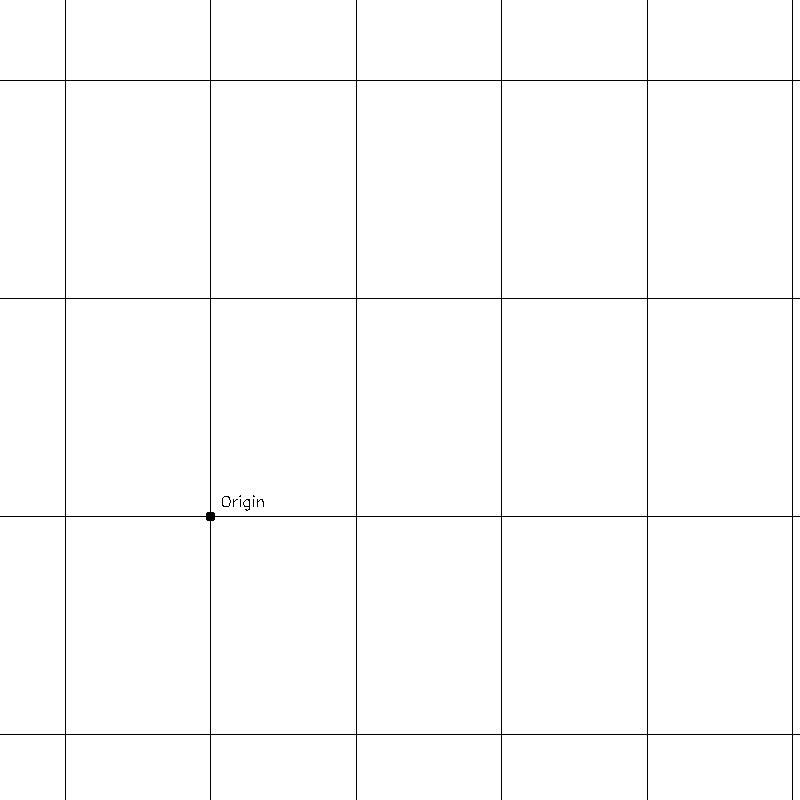
#> input picture test2.jpeg, 800 x 800 px, given in place of 7130.jpg, which was not available
$ python deepseek.py ../test2.jpeg ../test3.jpeg
#> lines starting #> are read from the running program, lines starting #| are printed output that depends on the picture; after the words box and inside, x2 and y2 are one past the last pixel; in counts of white or black regions, pixels touching at a corner belong together; pictures that were not available may be replaced by others from this repository, and a replacement may not be noted
import cv2
import numpy as np
from sklearn.cluster import KMeans
import matplotlib.pyplot as plt

def circular_mean(angles):
    """Compute circular mean for angles in [0, π)"""
    # FIX: This function is correct and essential for averaging angles.
    double_angles = 2 * np.array(angles)
    C = np.mean(np.cos(double_angles))
    S = np.mean(np.sin(double_angles))
    mean_double = np.arctan2(S, C)
    return (mean_double / 2) % np.pi

def merge_similar_lines(lines, rho_threshold=5, angle_threshold=np.pi/180 * 5):
    """Merge lines that are very close in (rho, theta)"""
    if lines is None or len(lines) == 0:
        return np.array([])

    lines = np.array(lines)
    # Ensure all thetas are in [0, pi) for consistency
    lines[:, 0][lines[:, 0] < 0] *= -1
    lines[:, 1][lines[:, 0] < 0] = (lines[:, 1][lines[:, 0] < 0] + np.pi) % np.pi
    lines[:, 1] = lines[:, 1] % np.pi

    used = np.zeros(len(lines), dtype=bool)
    merged_lines = []

    for i in range(len(lines)):
        if used[i]:
            continue

        rho_i, theta_i = lines[i]
        group_indices = [i]
        for j in range(i + 1, len(lines)):
            if used[j]:
                continue

            rho_j, theta_j = lines[j]
            angle_diff = abs(theta_i - theta_j)
            # Handle angle wrap-around at 0 and pi
            angle_diff = min(angle_diff, np.pi - angle_diff)

            if angle_diff < angle_threshold and abs(rho_i - rho_j) < rho_threshold:
                group_indices.append(j)

        group_lines = lines[group_indices]
        avg_rho = np.mean(group_lines[:, 0])
        # FIX: Use circular mean for angles instead of a simple arithmetic mean.
        avg_theta = circular_mean(group_lines[:, 1])
        merged_lines.append([avg_rho, avg_theta])

        # Mark all lines in the group as used
        for idx in group_indices:
            used[idx] = True

    return np.array(merged_lines)

def fit_cluster(rhos, min_spacing=5.0):
    """Fit rhos to linear model: rho = offset + k*spacing
    Returns (offset, spacing)"""
    rhos = np.array(rhos)
    if len(rhos) < 2:
        return (np.mean(rhos), 0.0) if len(rhos) == 1 else (0.0, 0.0)

    rhos = np.sort(rhos)
    diffs = np.diff(rhos)

    # Estimate spacing as the median of significant differences
    valid_diffs = diffs[diffs > min_spacing]
    if len(valid_diffs) == 0:
        # Fallback if no diffs are large enough
        est_spacing = (rhos[-1] - rhos[0]) / (len(rhos) - 1) if len(rhos) > 1 else 0
    else:
        est_spacing = np.median(valid_diffs)

    if est_spacing < min_spacing:
        return np.mean(rhos), 0.0

    # Estimate integer indices `k` for each line
    k = np.round((rhos - rhos[0]) / est_spacing).astype(int)

    # Refine offset and spacing with a linear fit
    A = np.vstack([np.ones_like(k), k]).T
    try:
        offset, spacing = np.linalg.lstsq(A, rhos, rcond=None)[0]
    except np.linalg.LinAlgError:
        return np.mean(rhos), 0.0

    spacing_abs = max(abs(spacing), min_spacing)

    # FIX: Adjust offset to be in [-spacing/2, spacing/2] using a more concise formula.
    offset_adjusted = (offset + spacing_abs / 2) % spacing_abs - spacing_abs / 2

    return offset_adjusted, spacing_abs

def show(img: np.array, title="Untitled") -> None:
    cv2.imshow(title, img)
    cv2.waitKey(0)

def detect_grid_parameters(image_path, min_spacing=5.0):
#> called with image_path = 'datasets/meston_pool/pics/7130.jpg', min_spacing = 10
    img = cv2.imread(image_path)
#> img is the input picture: shape (800, 800, 3); min 0, max 255, mean 251.7
    if img is None:
        raise FileNotFoundError(f"Image not found at {image_path}")
    print(f"Image resolution: {img.shape}")
#| Image resolution: (800, 800, 3)

    gray = cv2.cvtColor(img, cv2.COLOR_BGR2GRAY)
    blur = cv2.GaussianBlur(gray, (5, 5), 0)
    # Use CLAHE for better contrast in varied lighting
    clahe = cv2.createCLAHE(clipLimit=2.0, tileGridSize=(8, 8))
    enhanced = clahe.apply(blur)
    show(enhanced)
    edges = cv2.Canny(enhanced, 20, 60, apertureSize=3)
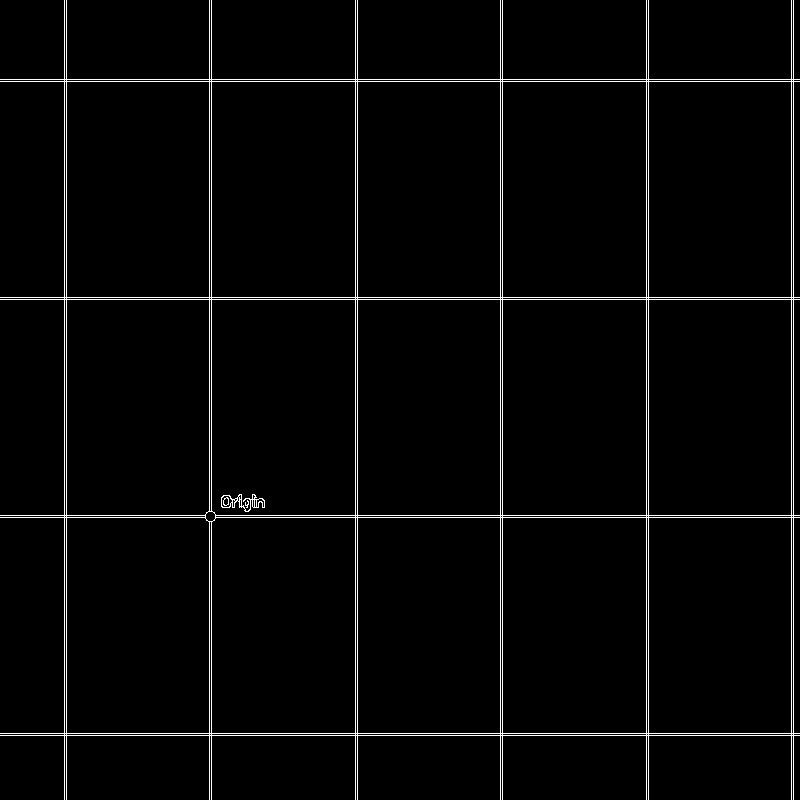
#> edges: shape (800, 800); 2.5% white in thin lines or dots
    show(edges)

    # First attempt with standard Hough Transform
    lines = cv2.HoughLines(edges, 1, np.pi/180, threshold=150)
#> lines = 20 rows, first 8: [64, 0], [66, 0], [355, 0], [357, 0], [500, 0], [502, 0], [646, 0], [648, 0]

    if lines is not None:
        lines = lines[:, 0, :]
    else: # Fallback to Probabilistic Hough Transform if standard fails
        # lines_p = cv2.HoughLinesP(edges, 1, np.pi/180, threshold=80,
        #                         minLineLength=50, maxLineGap=10)
        lines_p = cv2.HoughLinesP(edges, 1, np.pi/180, threshold=100,
                        minLineLength=300, maxLineGap=50)
        if lines_p is None:
            raise ValueError("No lines detected - adjust Hough parameters")

        # FIX: Correctly convert (x1,y1,x2,y2) to (rho, theta)
        infinite_lines = []
        for line in lines_p:
            x1, y1, x2, y2 = line[0]
            dx, dy = x2 - x1, y2 - y1
            # Angle of the normal vector to the line
            theta = np.arctan2(-dx, dy) + np.pi / 2
            # Perpendicular distance from origin to the line
            rho = x1 * np.cos(theta) + y1 * np.sin(theta)

            # Normalize to OpenCV's convention (rho >= 0, theta in [0, pi))
            if rho < 0:
                rho *= -1
                theta = (theta - np.pi)

            theta = theta % np.pi
            infinite_lines.append([rho, theta])
        lines = np.array(infinite_lines)

    # Merge nearby lines to get a cleaner set
    merged_lines = merge_similar_lines(lines, rho_threshold=10, angle_threshold=np.pi/180 * 5)
#> the loop in merge_similar_lines, `for i in range(len(lines)):` made 20 passes
#> (rho_i, theta_i, group_lines, avg_rho, C in circular_mean, S in circular_mean, mean_double in circular_mean) on passes 1, 3, 5, 7, 9, 17: (64, 0, [[64, 0], [66, 0]], 65, 1, 0, 0), (355, 0, [[355, 0], [357, 0]], 356, 1, 0, 0), (500, 0, [[500, 0], [502, 0]], 501, 1, 0, 0), (646, 0, [[646, 0], [648, 0]], 647, 1, 0, 0), (791, 0, [[791, 0], [793, 0]], 792, 1, 0, 0), (209, 0, [[209, 0], [211, 0]], 210, 1, 0, 0)
#> after the loop in merge_similar_lines, `for i in range(len(lines)):`: merged_lines = [[65, 0], [356, 0], [501, 0], [647, 0], [792, 0], [80, 1.57], [298, 1.57], [734, 1.57], [210, 0], [516, 1.57]]

    if len(merged_lines) < 4:
        raise ValueError(f"Only {len(merged_lines)} lines remain after merging - insufficient for grid")

    # Cluster lines into two orthogonal families using K-Means
    angles = merged_lines[:, 1]
#> angles = [0, 0, 0, 0, 0, 1.57, 1.57, 1.57, 0, 1.57]
    # Map angles to points on a circle to cluster them
    X = np.column_stack([np.cos(2 * angles), np.sin(2 * angles)])
#> X = [[1, 0], [1, 0], [1, 0], [1, 0], [1, 0], [-1, 8.74e-08], [-1, 8.74e-08], [-1, 8.74e-08], [1, 0], [-1, 8.74e-08]]

    kmeans = KMeans(n_clusters=2, random_state=0, n_init='auto').fit(X)
    labels = kmeans.labels_
#> labels = [1, 1, 1, 1, 1, 0, 0, 0, 1, 0]

    cluster1 = merged_lines[labels == 0]
#> cluster1 = [[80, 1.57], [298, 1.57], [734, 1.57], [516, 1.57]]
    cluster2 = merged_lines[labels == 1]
#> cluster2 = [[65, 0], [356, 0], [501, 0], [647, 0], [792, 0], [210, 0]]

    if len(cluster1) < 2 or len(cluster2) < 2:
        raise ValueError(f"Insufficient lines in clusters: {len(cluster1)} and {len(cluster2)}")

    # FIX: Calculate parameters for each cluster independently
    theta1 = circular_mean(cluster1[:, 1])
#> theta1 = 1.57
    c1, p = fit_cluster(cluster1[:, 0], min_spacing)
#> in fit_cluster, `rhos = np.array(rhos)`: rhos = [80, 298, 734, 516]
#> in fit_cluster, `rhos = np.sort(rhos)`: rhos = [80, 298, 516, 734]
#> in fit_cluster, `diffs = np.diff(rhos)`: diffs = [218, 218, 218]
#> in fit_cluster, `est_spacing = np.median(valid_diffs)`: est_spacing = 218
#> in fit_cluster, `k = np.round((rhos - rhos[0]) / est_spacing).astype(int)`: k = [0, 1, 2, 3]
#> in fit_cluster, `A = np.vstack([np.ones_like(k), k]).T`: A = [[1, 0], [1, 1], [1, 2], [1, 3]]
#> in fit_cluster, `offset, spacing = np.linalg.lstsq(A, rhos, rcond=None)[0]`: offset = 80; spacing = 218
#> in fit_cluster, `offset_adjusted = (offset + spacing_abs / 2) % spacing_abs - spacing_a..`: offset_adjusted = 80
#> c1 = 80; p = 218

    theta2 = circular_mean(cluster2[:, 1])
#> theta2 = 0
    c2, q = fit_cluster(cluster2[:, 0], min_spacing)
#> c2 = 64.86; q = 145.5

    # Sanity check the detected parameters
    angle_diff = abs(theta1 - theta2)
#> angle_diff = 1.57
    angular_separation = min(angle_diff, np.pi - angle_diff)
#> angular_separation = 1.57

    if not np.isclose(angular_separation, np.pi/2, atol=0.2): # Allow ~11.5 degrees of skew
        print(f"Warning: Grid may not be orthogonal. Angular separation = {np.rad2deg(angular_separation):.1f}°")

    if p < min_spacing or q < min_spacing:
        raise ValueError(f"Invalid spacing detected: p={p:.2f}, q={q:.2f}")

    # FIX: Return independent angles for each grid direction
    return theta1, c1, p, theta2, c2, q, img

def draw_grid_lines(image, theta1, c1, p, theta2, c2, q):
    """Draw grid lines on the image using the fitted parameters"""
    img_with_grid = image.copy()
    height, width = image.shape[:2]

    # Define colors for the two line sets
    color1, color2 = (0, 0, 255), (0, 255, 0) # Red, Green

    # Function to draw a set of parallel lines
    def draw_line_set(theta, offset, spacing, color):
        if spacing <= 0: return
        max_rho = np.sqrt(width**2 + height**2)
        # Determine how many lines to draw to cover the image
        line_range = int(np.ceil(max_rho / spacing)) + 2

        for k in range(-line_range, line_range + 1):
            rho = offset + k * spacing
            a, b = np.cos(theta), np.sin(theta)
            # Find two points on the line far outside the image
            x0, y0 = a * rho, b * rho
            pt1 = (int(x0 + 2 * max_rho * (-b)), int(y0 + 2 * max_rho * (a)))
            pt2 = (int(x0 - 2 * max_rho * (-b)), int(y0 - 2 * max_rho * (a)))

            # FIX: Use cv2.clipLine to robustly clip the line to the image rectangle.
            clipped, p1_clipped, p2_clipped = cv2.clipLine((0, 0, width, height), pt1, pt2)
            if clipped:
                cv2.line(img_with_grid, p1_clipped, p2_clipped, color, 1, cv2.LINE_AA)

    # FIX: Draw each set of lines using its own fitted angle (theta1, theta2)
    draw_line_set(theta1, c1, p, color1)
    draw_line_set(theta2, c2, q, color2)

    return img_with_grid

if __name__ == "__main__":
    import sys
    # Provide a default image path for convenience
    # image_path = "datasets/synthetic/pics/image_5.jpg" # <--- CHANGE THIS TO YOUR IMAGE PATH
    # image_path = "datasets/synthetic/pics/image_417.jpg" # <--- CHANGE THIS TO YOUR IMAGE PATH
    image_path = "datasets/meston_pool/pics/7130.jpg" # <--- CHANGE THIS TO YOUR IMAGE PATH
    # image_path = sys.argv[1] if len(sys.argv) > 1 else "grid_image.png"
    # min_spacing = float(sys.argv[2]) if len(sys.argv) > 2 else 5.0

    try:
        # FIX: Unpack the new return values including separate angles
        theta1, c1, p, theta2, c2, q, img = detect_grid_parameters(image_path, min_spacing=10.0)
#> theta1 = 1.57; c1 = 80; p = 218; theta2 = 0; c2 = 64.86; q = 145.5

        print("Grid parameters extracted:")
        print(f"Set 1: θ₁={np.rad2deg(theta1):.1f}°, c₁={c1:.2f}, p={p:.2f}")
#| Set 1: θ₁=90.0°, c₁=80.00, p=218.00
        print(f"Set 2: θ₂={np.rad2deg(theta2):.1f}°, c₂={c2:.2f}, q={q:.2f}")
#| Set 2: θ₂=0.0°, c₂=64.86, q=145.46

        # Draw the detected grid on the image
        img_with_grid = draw_grid_lines(img, theta1, c1, p, theta2, c2, q)
#> in draw_line_set, `line_range = int(np.ceil(max_rho / spacing)) + 2`: line_range = 8
#> the loop in draw_line_set, `for k in range(-line_range, line_range + 1):` made 17 passes
#> (rho, x0, y0, clipped, p1_clipped, p2_clipped) on passes 1 to 7: (-1664, -7.27e-05, -1664, False, (-2262, -1663), (2262, -1664)), (-1446, -6.32e-05, -1446, False, (-2262, -1445), (2262, -1446)), (-1228, -5.37e-05, -1228, False, (-2262, -1227), (2262, -1228)), (-1010, -4.41e-05, -1010, False, (-2262, -1009), (2262, -1010)), (-792, -3.46e-05, -792, False, (-2262, -791), (2262, -792)), (-574, -2.51e-05, -574, False, (-2262, -573), (2262, -574)), (-356, -1.56e-05, -356, False, (-2262, -355), (2262, -356))
#> after the loop in draw_line_set, `for k in range(-line_range, line_range + 1):`:
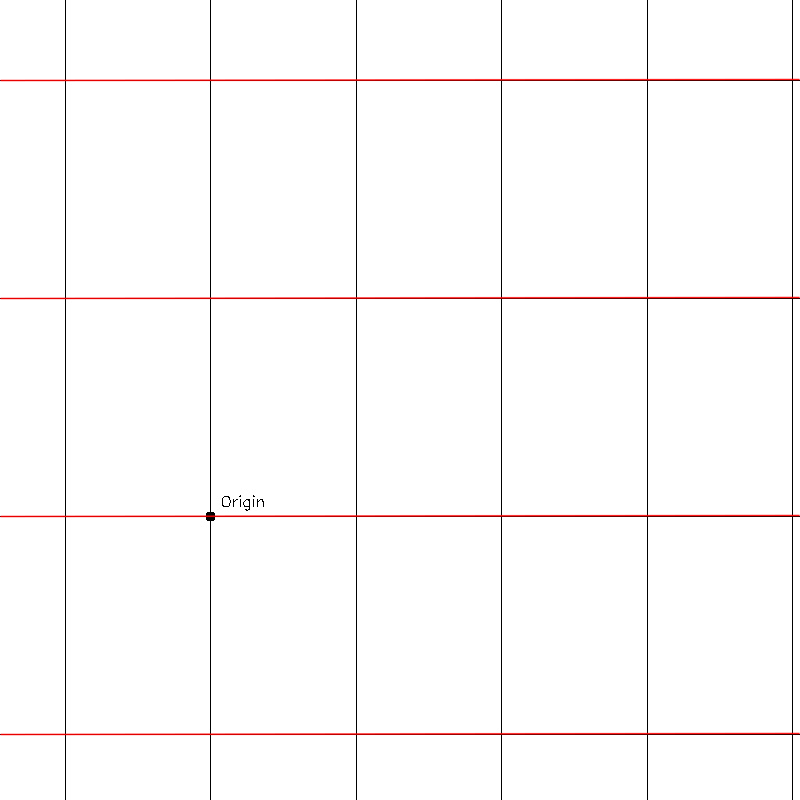
#> img_with_grid: shape (800, 800, 3); 1.5% of pixels changed, all inside (x1, y1, x2, y2) = (0, 78, 800, 736)
#> call 2 of draw_line_set, with theta = 0, offset = 64.86, spacing = 145.5, color = (0, 255, 0)
#> in draw_line_set (call 2), `line_range = int(np.ceil(max_rho / spacing)) + 2`: line_range = 10
#> the loop in draw_line_set (call 2), `for k in range(-line_range, line_range + 1):` made 21 passes
#> (rho, x0, clipped, p1_clipped, p2_clipped) on passes 1 to 8: (-1389.7, -1389.7, False, (-1389, 2262), (-1389, -2262)), (-1244.3, -1244.3, False, (-1244, 2262), (-1244, -2262)), (-1098.8, -1098.8, False, (-1098, 2262), (-1098, -2262)), (-953.3, -953.3, False, (-953, 2262), (-953, -2262)), (-807.9, -807.9, False, (-807, 2262), (-807, -2262)), (-662.4, -662.4, False, (-662, 2262), (-662, -2262)), (-517, -517, False, (-516, 2262), (-516, -2262)), (-371.5, -371.5, False, (-371, 2262), (-371, -2262))
#> after the loop in draw_line_set (call 2), `for k in range(-line_range, line_range + 1):`:
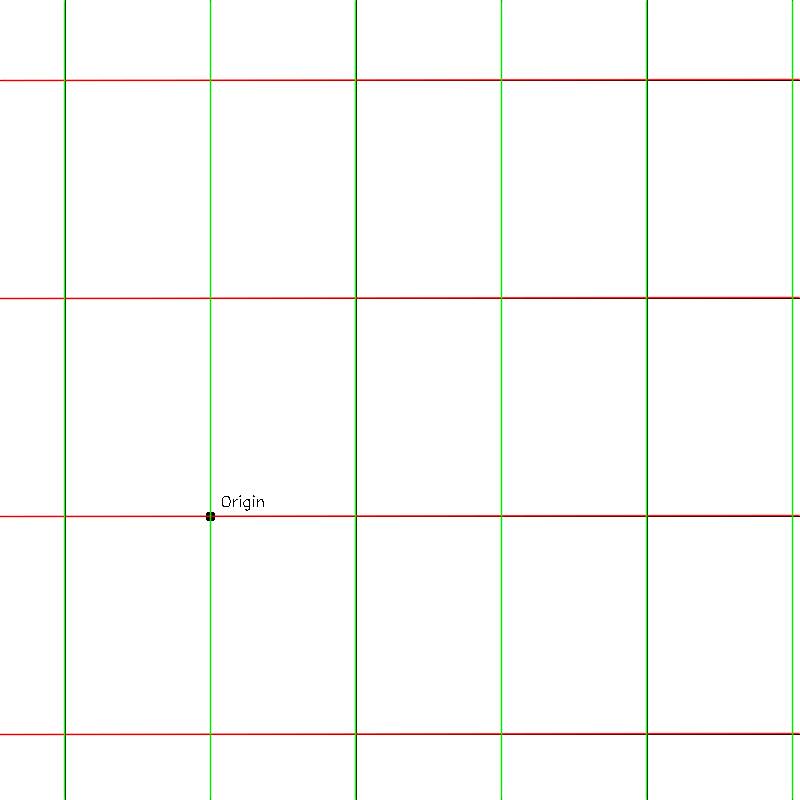
#> img_with_grid: shape (800, 800, 3); 2.25% of pixels changed, all inside (x1, y1, x2, y2) = (63, 0, 794, 800)

        # Display the results

        plt.figure(figsize=(12, 6))

        plt.subplot(1, 2, 1)
        plt.imshow(cv2.cvtColor(img, cv2.COLOR_BGR2RGB))
        plt.title("Original Image")
        plt.axis('off')

        plt.subplot(1, 2, 2)
        plt.imshow(cv2.cvtColor(img_with_grid, cv2.COLOR_BGR2RGB))
        plt.title("Detected Grid Overlay")
        plt.axis('off')

        plt.tight_layout()
        plt.savefig("grid_comparison.png")
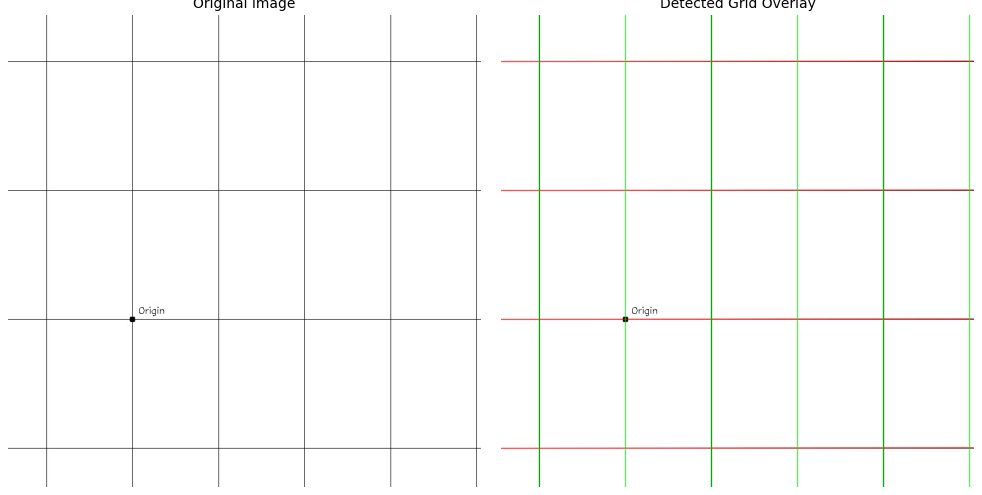
#> figure drawn by matplotlib, 2 panels
        print("\nComparison image saved as 'grid_comparison.png'")
        plt.show()

    except (FileNotFoundError, ValueError) as e:
        print(f"\nError: {e}")
        print("Try adjusting parameters in detect_grid_parameters(), such as:")
        print("- Hough transform thresholds")
        print("- Canny edge detection thresholds")
        print("- min_spacing value")
    except Exception as e:
        print(f"An unexpected error occurred: {e}")
